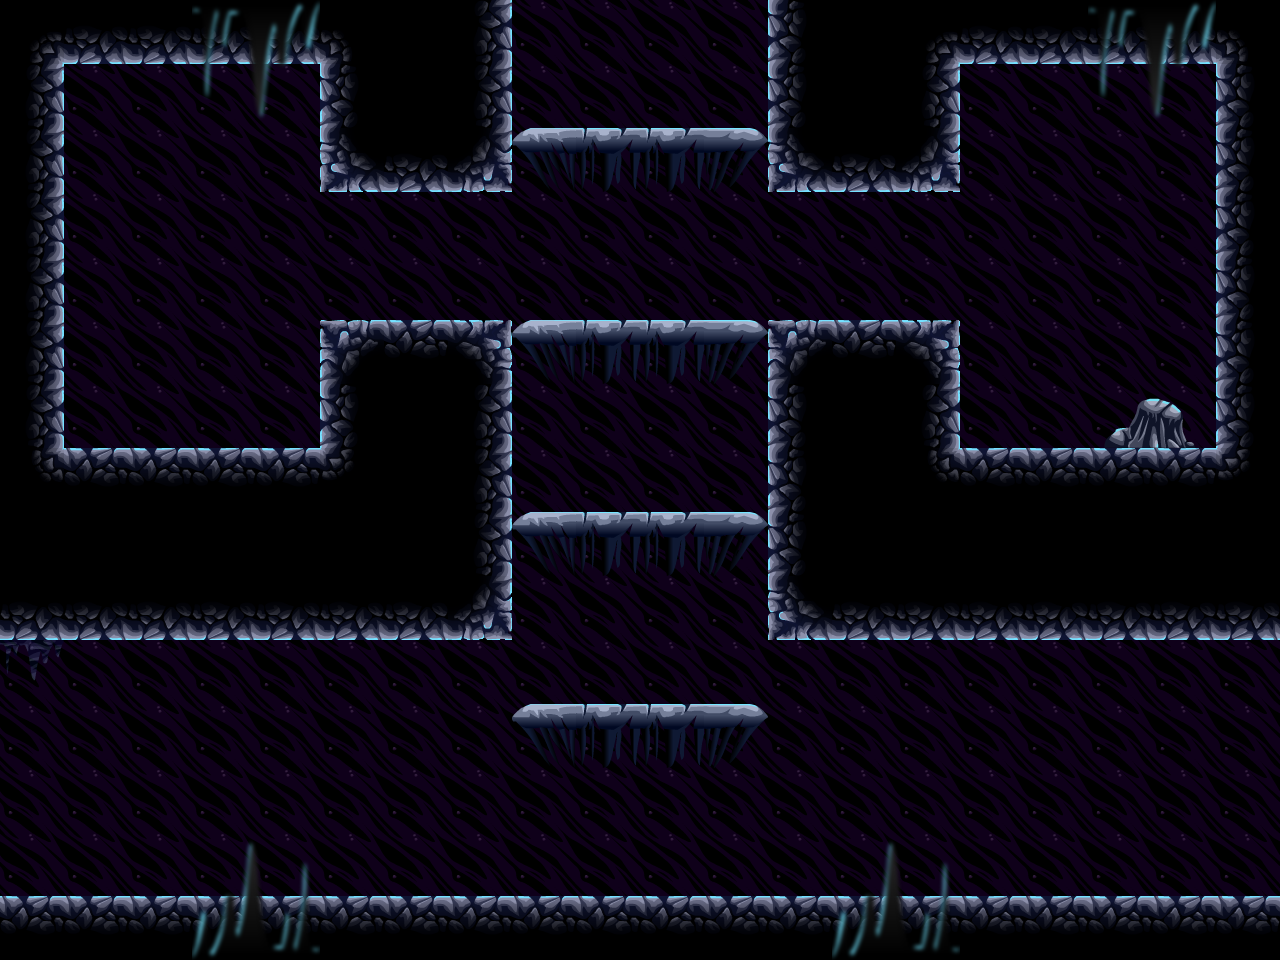

Below is a game level as drawn by its tile map, then a one-line description and the .tmx that defines it (tile-layer data replaced by summaries):
An orthogonal 20x15 tile map with 64x64 px tiles, 4 tile layers (Background, bg2, Level, front) and 9 objects (5x spawner, 3x door, crystal).

<map version="1.0" orientation="orthogonal" width="20" height="15" tilewidth="64" tileheight="64">
 <tileset firstgid="1" name="tiles" tilewidth="64" tileheight="64">
  <image source="../../images/tilesets/cave1.png" width="512" height="1024" />
  <terraintypes>
   <terrain name="crossable" tile="13" />
   <terrain name="crossable" tile="15" />
   <terrain name="crossable" tile="14" />
  </terraintypes>
 </tileset>
 <layer name="Background" width="20" height="15">
  <properties>
   <property name="nocollide" value="true" />
   <property name="tileset" value="tiles" />
  </properties>
  <data>[300 cells, 232 non-empty, 4 distinct tile ids]</data>
 </layer>
 <layer name="bg2" width="20" height="15">
  <properties>
   <property name="nocollide" value="true" />
   <property name="tileset" value="tiles" />
  </properties>
  <data>[300 cells, 3 non-empty, 3 distinct tile ids]</data>
 </layer>
 <layer name="Level" width="20" height="15">
  <properties>
   <property name="tileset" value="tiles" />
  </properties>
  <data>[300 cells, 114 non-empty, 15 distinct tile ids]</data>
 </layer>
 <layer name="front" width="20" height="15">
  <properties>
   <property name="nocollide" value="true" />
   <property name="tileset" value="tiles" />
  </properties>
  <data>[300 cells, 16 non-empty, 8 distinct tile ids]</data>
 </layer>
 <objectgroup name="doors" width="20" height="15">
  <object name="door" type="door" gid="19" x="512" y="64">
   <properties>
    <property name="direction" value="up" />
   </properties>
  </object>
  <object name="door" type="door" gid="19" x="0" y="704">
   <properties>
    <property name="direction" value="left" />
   </properties>
  </object>
  <object name="door" type="door" gid="19" x="1216" y="704">
   <properties>
    <property name="direction" value="right" />
   </properties>
  </object>
 </objectgroup>
 <objectgroup name="spawners" width="20" height="15">
  <object name="spawner" type="spawner" gid="35" x="1074" y="190">
   <properties>
    <property name="enemy" value="f" />
   </properties>
  </object>
  <object name="spawner" type="spawner" gid="35" x="128" y="192">
   <properties>
    <property name="enemy" value="f" />
   </properties>
  </object>
  <object name="spawner" type="spawner" gid="35" x="320" y="896">
   <properties>
    <property name="enemy" value="w" />
   </properties>
  </object>
  <object name="spawner" type="spawner" gid="35" x="896" y="896">
   <properties>
    <property name="enemy" value="w" />
   </properties>
  </object>
  <object name="spawner" type="spawner" gid="35" x="640" y="320">
   <properties>
    <property name="enemy" value="w" />
   </properties>
  </object>
 </objectgroup>
 <objectgroup name="crystals" width="20" height="15">
  <object name="crystal" type="crystal" gid="43" x="1088" y="384" />
 </objectgroup>
</map>
